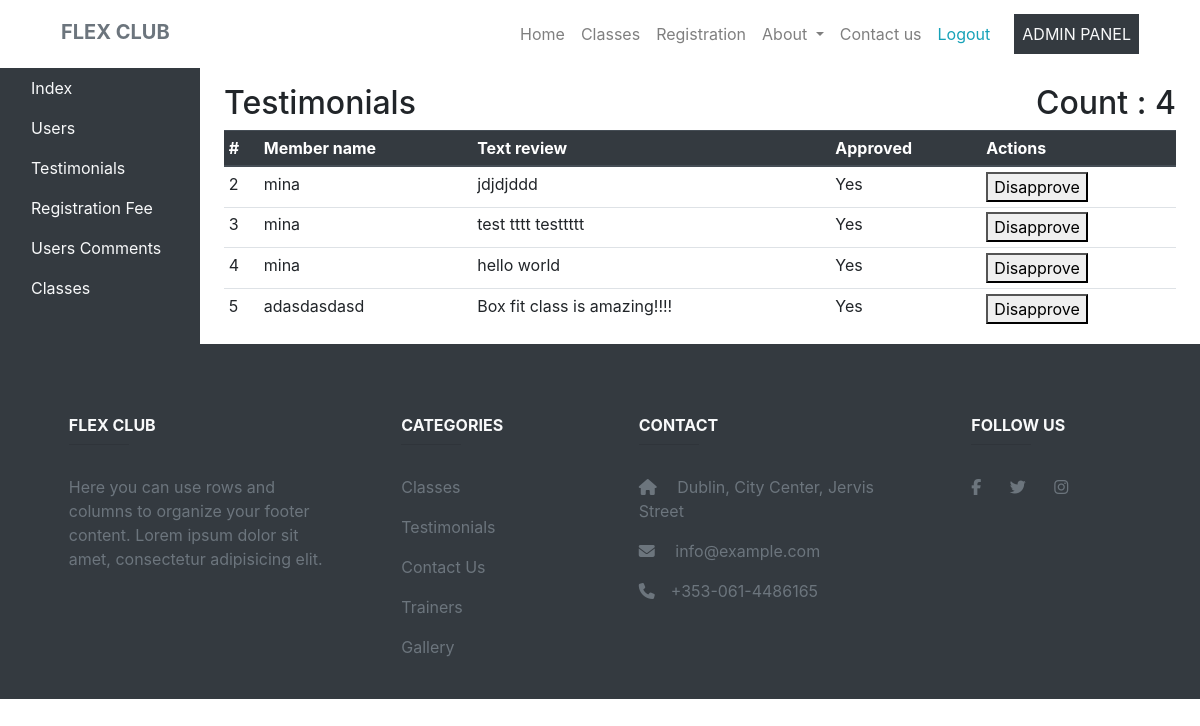
Page /testimonial_manage.php (signed in) on the committed database.
### tables this page shows
CREATE TABLE `testimonial` (
  `id` int(11) NOT NULL,
  `class_name` varchar(255) NOT NULL,
  `first_name` varchar(255) NOT NULL,
  `date` datetime NOT NULL,
  `is_approved` bit(1) NOT NULL DEFAULT b'0',
  `comment` text NOT NULL
);

### testimonial_manage.php (the view, shortened to what this page needs)
<?php
include_once('header.php');
?>
    <div class="container-fluid">
        <div class="row">
            <?php
            include_once('admin_panel_sidebar.php');
            ?>
            <main role="main" class="col-md-9 ml-sm-auto col-lg-10 pt-3 px-4">
                <?php
                $sql = "SELECT COUNT(*) FROM testimonial";
                $result = mysqli_query($connection, $sql);
                if (!is_null($result)) {
                    $row = $result->fetch_assoc();
                    $testimonials_count = $row['COUNT(*)'];
                }
                ?>
                <h2>Testimonials<span class="float-right"><?php echo "Count : " . $testimonials_count; ?></span></h2>
                <div class="table-responsive">
                    <table class="table table-sm">
                        <thead class="thead-dark">
                        <tr>
                            <th>#</th>
                            <th>Member name</th>
                            <th>Text review</th>
                            <th>Approved</th>
                            <th>Actions</th>
                        </tr>
                        </thead>
                        <tbody>
                        <?php
                        $query = "SELECT * FROM testimonial";
                        $result = mysqli_query($connection, $query);
                        if (!is_null($result)) {
                            if ($result->num_rows > 0) {
                                while ($row = $result->fetch_assoc()) {
                                    $approved = "";
                                    if ($row["is_approved"] == 1) {
                                        $approved = "Yes";
                                    } else {
                                        $approved = "NO";
                                    }
                                    $txt = '<tr>
                                            <td>' . $row["id"] . '</td>
                                            <td>' . $row["first_name"] . '</td>
                                            <td>' . $row["comment"] . '</td>
                                            <td>' . $approved . '</td>';
                                    $txt .= '<td><form method="post">';
                                    $txt .= '<input type="hidden" name="id" value="' . $row["id"] . '" />';
                                    if ($row['is_approved'] == 1) {
                                        $txt .= '<input type="hidden" name="state" value="0" />';
                                        $txt .= '<button type="submit">Disapprove</button></td>';
                                    } else if ($row['is_approved'] == 0) {
                                        $txt .= '<input type="hidden" name="state" value="1" />';
                                        $txt .= '<button type="submit">Approve</button></td>';
                                    }
                                    $txt .= '</form></td>';
                                    echo $txt;
                                }
                            }
                        }
                        ?>
                        </tbody>
                    </table>
                </div>
            </main>
        </div>
    </div>
    <?php
include_once('footer.php');

### header.php (shortened to what this page needs)
<!DOCTYPE html>
<html lang="en">
<head>
    <link rel="stylesheet" href="./css/style.css" type="text/css">
    <link rel="stylesheet" href="https://stackpath.bootstrapcdn.com/bootstrap/4.4.1/css/bootstrap.min.css"
>
</head>
<div class="container">
<div class="navb">
    <nav class="navbar navbar-expand-lg navbar-light bg-transparent static-top">
        <a class="navbar-brand text-secondary h1 font-weight-bold mt-1" href="index.php">
            FLEX CLUB
        </a>
        <div class="collapse navbar-collapse" id="navbarResponsive">
            <ul class="navbar-nav ml-auto">
                <li class="nav-item">
                    <a class="nav-link" href="index.php">Home
                    </a>
                </li>
                <li class="nav-item">
                    <a class="nav-link" href="./class.php">Classes</a>
                </li>
                <li class="nav-item">
                    <a class="nav-link" href="./registration.php">Registration</a>
                </li>
                <li class="nav-item dropdown">
                    <a class="nav-link dropdown-toggle" href="#" id="navbarDropdown" role="button"
                       data-toggle="dropdown" aria-haspopup="true" aria-expanded="false">
                        About
                    </a>
                </li>
                <li class="nav-item">
                    <a class="nav-link" href="./contact_us.php">Contact us</a>
                </li>
                <?php
                if (isset($_SESSION['status']) && $_SESSION['status'] == 1 ) {
                    echo '
                            <li class="nav-item">
                                <a class="nav-link text-info" href="./logout.php">Logout</a>
                            </li>
                        ';
                } else {
                    echo '
                            <li class="nav-item">
                                <a class="nav-link" href="./login.php" >Login</a>
                            </li>
                        ';
                }
                if (isset($_SESSION['is_admin']) && $_SESSION['is_admin'] == 1) {
                    echo '
                        <li class="nav-item ml-3 bg-dark">
                                <a class="nav-link text-light "  href="index_edit.php">ADMIN PANEL</a>
                        </li>
                    ';
                }
                ?>
            </ul>
        </div>
    </nav>
</div>
</div>

### admin_panel_sidebar.php
<nav class="col-md-2  d-none d-md-block bg-dark sidebar ">
    <div class="sidebar-sticky">
        <ul class="nav flex-column">
            <li class="nav-item">
                <a class="nav-link text-light" href="./index_edit.php">
                    Index
                </a>
            </li>
            <li class="nav-item ">
                <a class="nav-link text-light" href="./admin_edit_users.php">
                    Users
                </a>
            </li>
            <li class="nav-item ">
                <a class="nav-link text-light" href="./testimonial_manage.php">
                    Testimonials
                </a>
            </li>
            <li class="nav-item ">
                <a class="nav-link text-light " href="./registration_edit.php">
                    Registration Fee
                </a>
            </li>
            <li class="nav-item ">
                <a class="nav-link text-light" href="./contact_us_manage.php">
                    Users Comments
                </a>
            </li>
            <li class="nav-item ">
                <a class="nav-link text-light" href="./class_details_edit.php">
                    Classes
                </a>
            </li>
        </ul>
    </div>
</nav>

### footer.php
<footer class="page-footer font-small bg-dark pt-4">
    <div class="container text-center text-md-left mt-5">
        <div class="row mt-3">
            <div class="col-md-3 col-lg-4 col-xl-3 mx-auto mb-4">
                <h6 class="text-uppercase font-weight-bold text-light">Flex Club</h6>
                <hr class="text-secondary accent-2 mb-4 mt-0 d-inline-block mx-auto" style="width: 60px;">
                <p class="text-secondary">Here you can use rows and columns to organize your footer content. Lorem ipsum dolor sit amet,
                    consectetur
                    adipisicing elit.</p>
            </div>
            <div class="col-md-2 col-lg-2 col-xl-2 mx-auto mb-4">
                <h6 class="text-uppercase font-weight-bold text-light">CATEGORIES</h6>
                <hr class="accent-2 mb-4 mt-0 d-inline-block mx-auto" style="width: 60px;">
                <p>
                    <a  class="text-decoration-none text-secondary" href="#!">Classes</a>
                </p>
                <p>
                    <a class="text-decoration-none text-secondary" href="#!">Testimonials</a>
                </p>
                <p>
                    <a class="text-decoration-none text-secondary" href="#!">Contact Us</a>
                </p>
                <p>
                    <a class="text-decoration-none text-secondary" href="#!">Trainers</a>
                </p>
                <p>
                    <a class="text-decoration-none text-secondary" href="#!">Gallery</a>
                </p>
            </div>
            <div class="col-md-4 col-lg-3 col-xl-3 mx-auto mb-md-0 mb-4">
                <h6 class="text-uppercase font-weight-bold text-light" >Contact</h6>
                <hr class="deep-purple accent-2 mb-4 mt-0 d-inline-block mx-auto" style="width: 60px;">
                <p>
                    <a  class="text-decoration-none text-secondary" href="#!"><i class="fas fa-home mr-3"></i> Dublin, City Center, Jervis Street</a>
                </p>
                <p>
                    <a class="text-decoration-none text-secondary" href="mailto:info@example.com"><i class="fas fa-envelope mr-3"></i> info@example.com</a>
                </p>
                <p>
                    <a class="text-decoration-none text-secondary href="tel:+353-061-4486165"><i class="fas fa-phone mr-3"></i>+353-061-4486165</a>
                </p>
            </div>
            <div class="col-md-3 col-lg-2 col-xl-2 mx-auto mb-4">
                <h6 class="text-uppercase font-weight-bold text-light">Follow Us</h6>
                <hr class="deep-purple accent-2 mb-4 mt-0 d-inline-block mx-auto" style="width: 60px;">
                <div>
                    <a class="fb-ic text-secondary" href="#">
                        <i class="fab fa-facebook-f mr-4"> </i>
                    </a>
                    <a class="tw-ic text-secondary">
                        <i class="fab fa-twitter mr-4"> </i>
                    </a>
                    <a class="text-secondary">
                        <i class="fab fa-instagram "> </i>
                    </a>
                </div>
            </div>
        </div>
    </div>
</footer>

### css/style.css (style rules this page uses)
html { height: 100%; }
.container { width: 1000px; position: relative; }
footer { bottom: 0; width: 100%; }

### rows in the picture
testimonial: id "2", first_name "mina", comment "jdjdjddd", is_approved "Yes", shows "Disapprove"
testimonial: id "3", first_name "mina", comment "test tttt testtttt", is_approved "Yes", shows "Disapprove"
testimonial: id "4", first_name "mina", comment "hello world", is_approved "Yes", shows "Disapprove"
testimonial: id "5", first_name "adasdasdasd", comment "Box fit class is amazing!!!!", is_approved "Yes", shows "Disapprove"

### other values in the picture
$testimonials_count "4"
